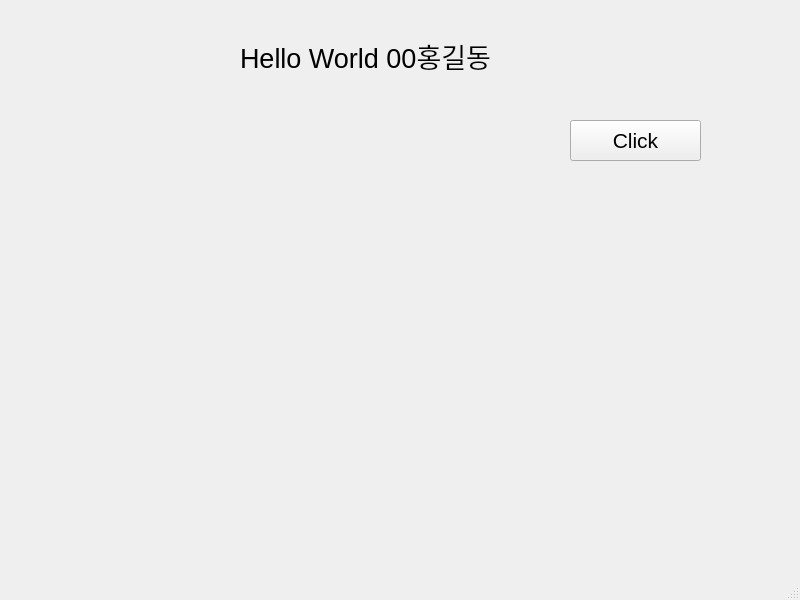
<?xml version="1.0" encoding="UTF-8"?>
<ui version="4.0">
 <class>MainWindow</class>
 <widget class="QMainWindow" name="MainWindow">
  <property name="geometry">
   <rect>
    <x>0</x>
    <y>0</y>
    <width>800</width>
    <height>600</height>
   </rect>
  </property>
  <property name="windowTitle">
   <string>MainWindow</string>
  </property>
  <widget class="QWidget" name="centralwidget">
   <widget class="QLabel" name="label">
    <property name="geometry">
     <rect>
      <x>240</x>
      <y>30</y>
      <width>291</width>
      <height>51</height>
     </rect>
    </property>
    <property name="font">
     <font>
      <pointsize>20</pointsize>
     </font>
    </property>
    <property name="text">
     <string>Hello World 00홍길동</string>
    </property>
   </widget>
   <widget class="QPushButton" name="pushButton">
    <property name="geometry">
     <rect>
      <x>570</x>
      <y>120</y>
      <width>131</width>
      <height>41</height>
     </rect>
    </property>
    <property name="font">
     <font>
      <pointsize>16</pointsize>
     </font>
    </property>
    <property name="text">
     <string>Click</string>
    </property>
   </widget>
  </widget>
  <widget class="QMenuBar" name="menubar">
   <property name="geometry">
    <rect>
     <x>0</x>
     <y>0</y>
     <width>800</width>
     <height>21</height>
    </rect>
   </property>
  </widget>
  <widget class="QStatusBar" name="statusbar"/>
 </widget>
 <resources/>
 <connections/>
</ui>
